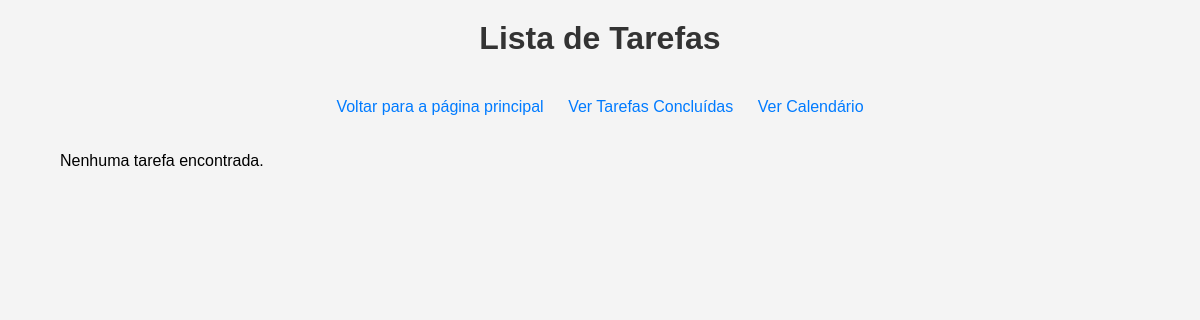
/tasks, run on an earlier commit of the app's database.
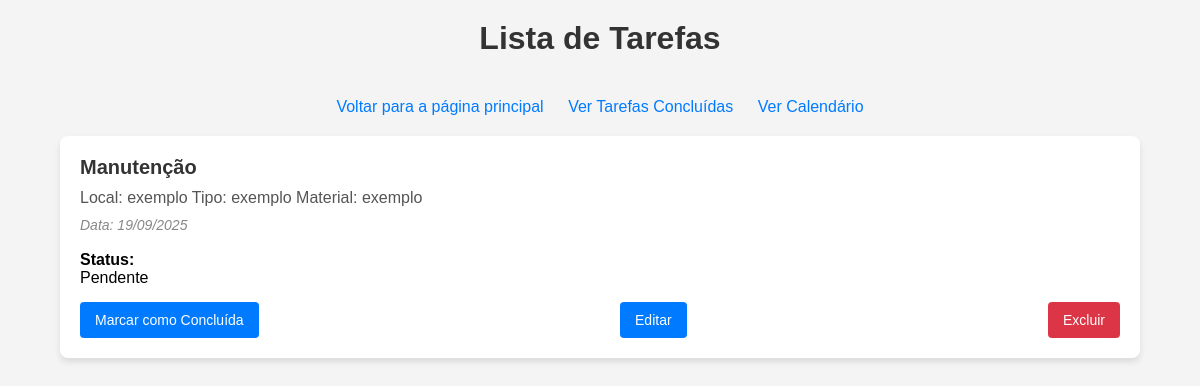
And on a later commit of the database.
### app/models/task.py (models this page shows, shortened)
class Task(db.Model):
    id = db.Column(db.Integer, primary_key=True)
    title = db.Column(db.String(100), nullable=False)
    description = db.Column(db.String(200), nullable=True)
    date = db.Column(db.DateTime, nullable=True)
    done = db.Column(db.Boolean, default=False)
    done_comment = db.Column(db.String(300), nullable=True)
    user_email = db.Column(db.String(120), nullable=False)

### app/routes/home.py (the view)
@home_bp.route('/tasks')
def list_tasks():
    tasks = Task.query.filter_by(done=False).all()
    return render_template('tasks.html', tasks=tasks)

### app/templates/tasks.html (shortened to what this page needs)
<!DOCTYPE html>
<html lang="pt-br">
  <head>
  </head>
  <body>
    <h1>Lista de Tarefas</h1>
    <div class="links">
      <a href="{{ url_for('home.homepage') }}"
        >Voltar para a página principal</a
      >
      <a href="{{ url_for('home.list_done_tasks') }}">Ver Tarefas Concluídas</a>
      <a href="{{ url_for('home.calendar') }}">Ver Calendário</a>
    </div>
    <div class="tasks-container">
      {% for task in tasks %}
      <div class="task-card">
        <h2>{{ task.title }}</h2>
        <p>{{ task.description }}</p>
        {% if task.date %}
        <em>Data: {{ task.date.strftime('%d/%m/%Y') }}</em>
        {% else %}
        <em>Data: Não especificada</em>
        {% endif %}
        <br />
        {% if task.done %}
        <strong>Status:</strong> Concluída
        <br />
        <strong>Comentário:</strong> {{ task.done_comment or "Nenhum comentário"
        }} {% else %} <strong>Status:</strong> Pendente {% endif %}
        <div class="buttons">
          {% if not task.done %}
          <a href="{{ url_for('home.mark_task_done', id=task.id) }}"
            >Marcar como Concluída</a
          >
          {% endif %}
          <a href="{{ url_for('home.edit_task', id=task.id) }}">Editar</a>
          <a
            href="{{ url_for('home.delete_task', id=task.id) }}"
            class="delete-button"
            >Excluir</a
          >
        </div>
      </div>
      {% else %}
      <p>Nenhuma tarefa encontrada.</p>
      {% endfor %}
    </div>
  </body>
</html>

What changed in the data, as far as the page shows it:
added Task: title "Manutenção", description "Local: exemplo Tipo: exemplo Material: exemplo", date "19/09/2025", shows "Status:", done "Pendente"
Also different on the page:
text no longer shown: "Nenhuma tarefa encontrada."
